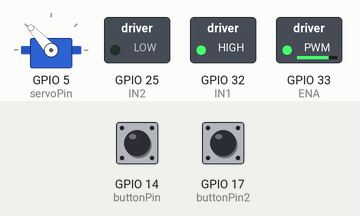
Recording of a sketch running on a simulated ESP32. Parts: servo, switched loads named in the sketch (green lamp = pin HIGH). Wiring (inferred from the names in the program): servo: signal GPIO 5. The test bench sets the inputs (shaded band); at power-on: GPIO 14 (buttonPin) HIGH, GPIO 17 (buttonPin2) HIGH. Servo pulses on a pin are drawn as a servo (544–2400 µs = 0–180°); pins used as bus, display or sensor lines are not drawn; what the sketch prints to the serial monitor is not drawn.

Above: at 1.2 s.
1.3 s: GPIO 14 (buttonPin) pulled LOW for 0.15 s
Timing chart, 0 to 4.3 s (numbered marks = the images above; inputs shaded):
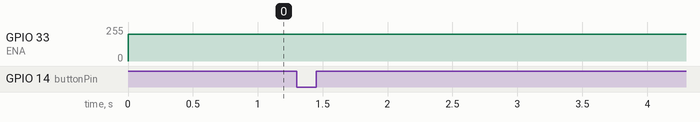

Measured:
- after the input at 1.3 s, every drawn part: stays the same

The sketch:

ESP32_Motor_CC_Servo_Dir.ino
```cpp
/*

Manejo de un motor de CC con un puente H L298N sin libreria
y un servo SG90 tambien sin libreria
Esto es para evitar un conflicto que se presenta al usar
las librerias: ESP32Servo y L298N.h

*/

// Motor
int ENA = 33;
int IN1 = 32;
int IN2 = 25;

int servoPin = 5;

// estos interruptores simulan el sensor de linea
int buttonPin = 14;  // mueve el servo hacia un lado
int buttonPin2 = 17;  // mueve el servo hacia el otro lado


void setup() {


  Serial.begin(115200);
  Serial.println("Manejo de un servo simultaneamente con un L298N");

  //turn off L13
  //pinMode(LED_BUILTIN, OUTPUT);
  //digitalWrite(LED_BUILTIN, LOW);

  pinMode(servoPin, OUTPUT);
  digitalWrite(servoPin, LOW);

  pinMode(buttonPin, INPUT_PULLUP);
  pinMode(buttonPin2, INPUT_PULLUP);

  // Declaramos del puente H
  pinMode(ENA, OUTPUT);
  pinMode(IN1, OUTPUT);
  pinMode(IN2, OUTPUT);
}

void loop() {

  // con la instruccion que sigue el motor gira hacia adelante todo el tiempo mientras no se indique lo contrario

  Adelante();

  // OJO con los valores "posicion" porque al manejarse directamente no hay limite y se puede romper el servo.


  Serial.print("un lado");
  while (digitalRead(buttonPin) == HIGH) {
    digitalWrite(servoPin, HIGH);
    delayMicroseconds(1900);  //posicion
    digitalWrite(servoPin, LOW);
    delayMicroseconds(18100);  //frecuencia (depende del servo usado)
  }

  Serial.println("al centro");
  while (!digitalRead(buttonPin) == HIGH) {
    digitalWrite(servoPin, HIGH);
    delayMicroseconds(100);  //posicion
    digitalWrite(servoPin, LOW);
    delayMicroseconds(18900);  // frecuencia (depende del servo usado)
  }

  Serial.print("al otro lado");
  while (digitalRead(buttonPin2) == HIGH) {
    digitalWrite(servoPin, HIGH);
    delayMicroseconds(100);  //posicion
    digitalWrite(servoPin, LOW);
    delayMicroseconds(18100);  // frecuencia (depende del servo usado)
  }

  Serial.println("al centro");
  while (!digitalRead(buttonPin2) == HIGH) {
    digitalWrite(servoPin, HIGH);
    delayMicroseconds(1900);
    digitalWrite(servoPin, LOW);
    delayMicroseconds(18900);
  }


  // otras funciones del motor
  //delay(1000);
  //Atras();
  //delay(1000);

  //Parar();
  //delay(1000);
}


void Adelante() {
  //Direccion Adelante
  digitalWrite(IN1, HIGH);
  digitalWrite(IN2, LOW);
  analogWrite(ENA, 200);  //Velocidad motor (max 255, menos de 150 gira pero pierde potencia, probar)
}

void Atras() {
  //Direccion Atras
  digitalWrite(IN1, LOW);
  digitalWrite(IN2, HIGH);
  analogWrite(ENA, 200);  //Velocidad motor
}


void Parar() {
  //Detener motor
  digitalWrite(IN1, LOW);
  digitalWrite(IN2, LOW);
  analogWrite(ENA, 0);  //Velocidad motor
}
```
